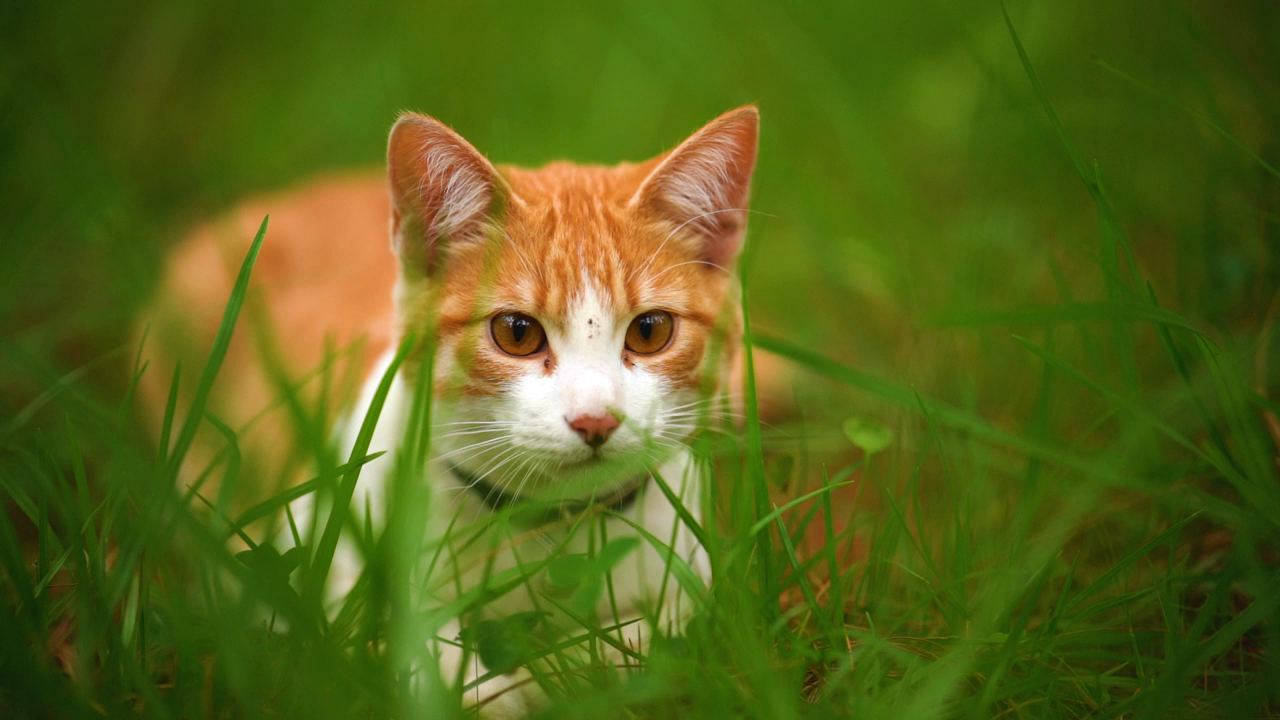
#> input picture frame 0 of Opencv视频处理/Videos/CatRun.mp4, 1280 x 720 px
$ python 06Cv2VideoRepeatSegmentEffect.py
#> lines starting #> are read from the running program, lines starting #| are printed output that depends on the picture
"""
简单指定视频某片段重复播放效果
    1、使用 OpenCV 中的 cv2.VideoCapture() 函数读取原始视频文件。
    2、获取原始视频的帧率、总帧数和尺寸等信息。
    3、对指定的重复片段之前、重复片段和重复片段之后的部分进行逐帧处理。
    4、利用 cv2.VideoWriter() 创建输出视频文件对象，并按照顺序将处理好的视频帧写入其中。
"""

import cv2


def repeat_video_segment(input_video_path, output_video_path, start_frame, end_frame, repeat_count):
    """
    指定视频片段重复若干次
    :param input_video_path:
    :param output_video_path:
    :param start_frame:
    :param end_frame:
    :param repeat_count:
    :return:
    """
#> called with input_video_path = 'Videos/CatRun.mp4', output_video_path = 'Videos/VideoRepeatSegment.mp4', start_frame = 130, end_frame = 200, repeat_count = 3
    # 读取原始视频文件
    cap = cv2.VideoCapture(input_video_path)

    # 获取原始视频的帧率和总帧数
    fps = cap.get(cv2.CAP_PROP_FPS)
    total_frames = int(cap.get(cv2.CAP_PROP_FRAME_COUNT))

    # 校验起始帧和结束帧是否有效
    if start_frame < 0 or end_frame < 0 or start_frame >= total_frames or end_frame >= total_frames:
        print("Error: Invalid start or end frame.")
        return

    # 获取原始视频的宽度和高度
    width = int(cap.get(cv2.CAP_PROP_FRAME_WIDTH))
    height = int(cap.get(cv2.CAP_PROP_FRAME_HEIGHT))

    # 定义视频编码器
    fourcc = cv2.VideoWriter_fourcc(*'mp4v')

    # 创建输出视频文件对象
    out = cv2.VideoWriter(output_video_path, fourcc, fps, (width, height))

    # 设置视频文件读取的起始帧
    cap.set(cv2.CAP_PROP_POS_FRAMES, 0)

    # 写入重复片段之前的部分
    for frame_index in range(start_frame):
        ret, frame = cap.read()
        if ret:
            out.write(frame)
        else:
            break
#> this loop made 31 passes
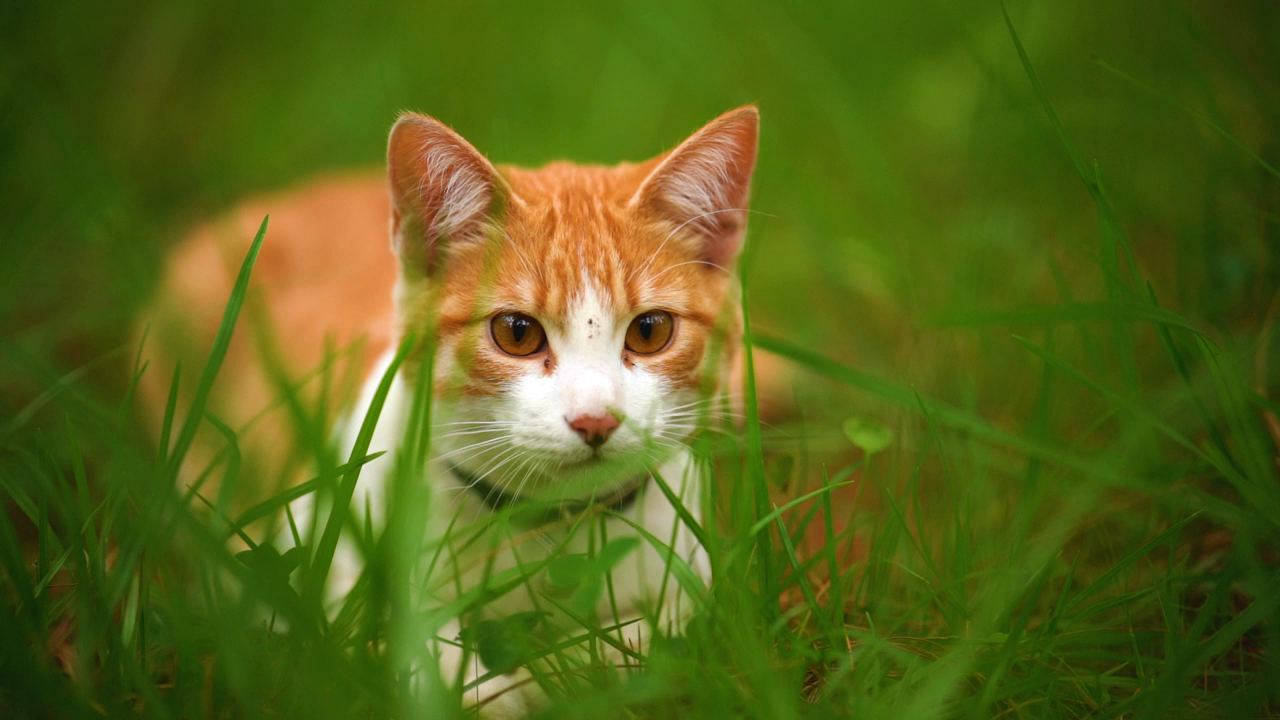
#> input picture frame 0 of Opencv视频处理/Videos/CatRun.mp4, 1280 x 720 px
#> after the loop:
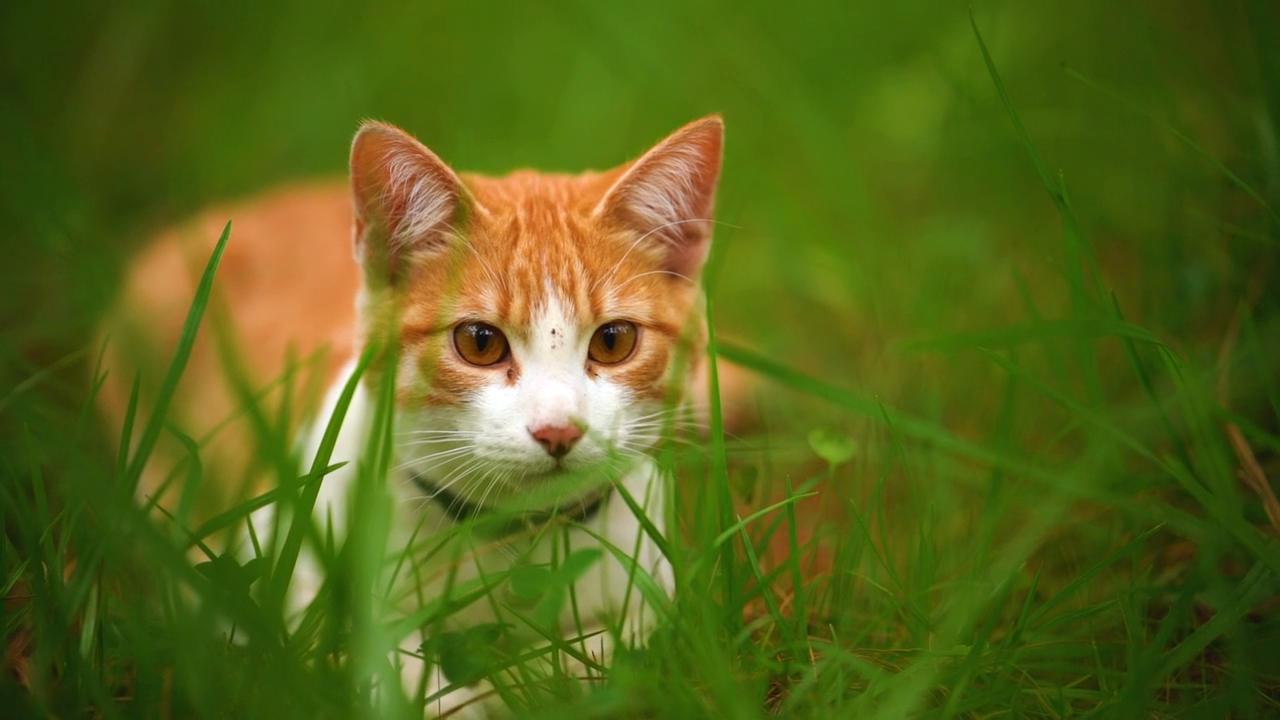
#> frame: shape (720, 1280, 3); mean B, G, R 25.7, 100.6, 87.9

    # 写入重复片段
    for _ in range(repeat_count):
        # 设置视频文件读取的起始帧为重复片段的起始帧
        cap.set(cv2.CAP_PROP_POS_FRAMES, start_frame)

        # 逐帧读取重复片段并写入输出视频对象
        for frame_index in range(start_frame, end_frame + 1):
            ret, frame = cap.read()
            if ret:
                out.write(frame)
            else:
                break

    # 写入重复片段之后的部分
    for frame_index in range(end_frame + 1, total_frames):
        cap.set(cv2.CAP_PROP_POS_FRAMES, frame_index)
        ret, frame = cap.read()
        if ret:
            out.write(frame)
        else:
            break

    # 释放资源
    cap.release()
    out.release()
    cv2.destroyAllWindows()


def main():
    # 调用函数并指定输入和输出视频文件路径，以及要重复播放的视频段的起始帧和结束帧，以及重复播放的次数
    input_video_path = "Videos/CatRun.mp4"
    output_video_path = "Videos/VideoRepeatSegment.mp4"
    start_frame = 130  # 重复片段的起始帧
    end_frame = 200  # 重复片段的结束帧
    repeat_count = 3  # 重复播放的次数
    repeat_video_segment(input_video_path, output_video_path, start_frame, end_frame, repeat_count)


if __name__ == "__main__":
    main()
